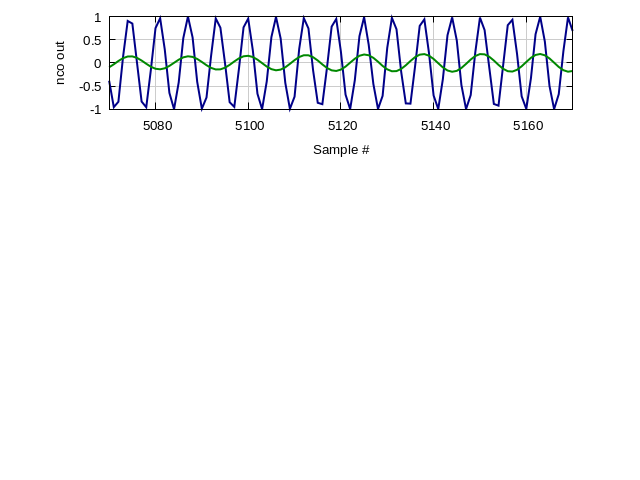

This chart was generated by the following gnuplot code:
reset                                   # reset
set size ratio 0.2                      # set relative size of plots
set xlabel 'Sample #'                   # set x-axis label for all plots
set grid xtics ytics                    # grid: enable both x and y lines
set grid lt 1 lc rgb '#cccccc' lw 1     # grid: thin gray lines
set terminal pngcairo enhanced font "arial,10" # Set terminal to PNG format
set output "../data/nco_out.png"        # Output file name
set multiplot layout 3,1 scale 1.0,1.0  # set three plots for this figure

# sines
set ylabel 'nco out'                    # set y-axis label
set yrange [-1:1]                       # set y plot range
set xrange [5070:5170]                      # set x plot range
plot '../data/nco_out_debug.dat' using 1:2 with lines lt 1 lw 2 lc rgb '#000088' notitle, \
    '../data/pilot_filtered_debug.dat' using 1:($2*10) with lines lt 1 lw 2 lc rgb '#008800' notitle, \

# uncomment the following block if you want to plot additional data
# set ylabel 'nco out'                      # set y-axis label
# set yrange [-1:1]                     # set y plot range
# set xrange [300:400]                      # set x plot range
# plot '../data/stereo_bpf_filtered.dat' using 1:2 with lines lt 1 lw 2 lc rgb '#000088' notitle, \
#     '../data/stereo_mixed_debug.dat' using 1:2 with lines lt 1 lw 2 lc rgb '#008800' notitle, \
#     '../data/stereo_lpf_filtered_debug.dat' using 1:2 with lines lt 1 lw 2 lc rgb '#880000' notitle, \

unset multiplot
